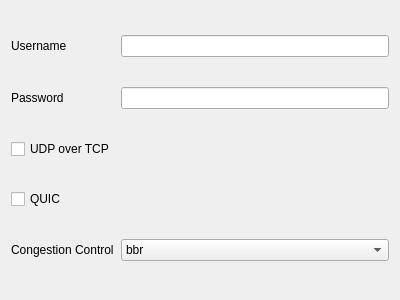
<?xml version="1.0" encoding="UTF-8"?>
<ui version="4.0">
 <class>EditNaive</class>
 <widget class="QWidget" name="EditNaive">
  <property name="geometry">
   <rect>
    <x>0</x>
    <y>0</y>
    <width>400</width>
    <height>300</height>
   </rect>
  </property>
  <property name="windowTitle">
   <string>Form</string>
  </property>
  <layout class="QGridLayout" name="gridLayout">
   <item row="1" column="0">
    <widget class="QLabel" name="label_2">
     <property name="text">
      <string>Password</string>
     </property>
    </widget>
   </item>
   <item row="2" column="0">
    <widget class="QCheckBox" name="uot">
     <property name="text">
      <string>UDP over TCP</string>
     </property>
    </widget>
   </item>
   <item row="0" column="1">
    <widget class="QLineEdit" name="username"/>
   </item>
   <item row="1" column="1">
    <widget class="QLineEdit" name="password"/>
   </item>
   <item row="0" column="0">
    <widget class="QLabel" name="label">
     <property name="text">
      <string>Username</string>
     </property>
    </widget>
   </item>
   <item row="4" column="1">
    <widget class="QComboBox" name="congestion_control">
     <item>
      <property name="text">
       <string notr="true">bbr</string>
      </property>
     </item>
     <item>
      <property name="text">
       <string notr="true">bbr2</string>
      </property>
     </item>
     <item>
      <property name="text">
       <string notr="true">cubic</string>
      </property>
     </item>
     <item>
      <property name="text">
       <string notr="true">reno</string>
      </property>
     </item>
    </widget>
   </item>
   <item row="4" column="0">
    <widget class="QLabel" name="label_3">
     <property name="text">
      <string>Congestion Control</string>
     </property>
    </widget>
   </item>
   <item row="3" column="0">
    <widget class="QCheckBox" name="quic">
     <property name="text">
      <string>QUIC</string>
     </property>
    </widget>
   </item>
  </layout>
 </widget>
 <resources/>
 <connections/>
</ui>
